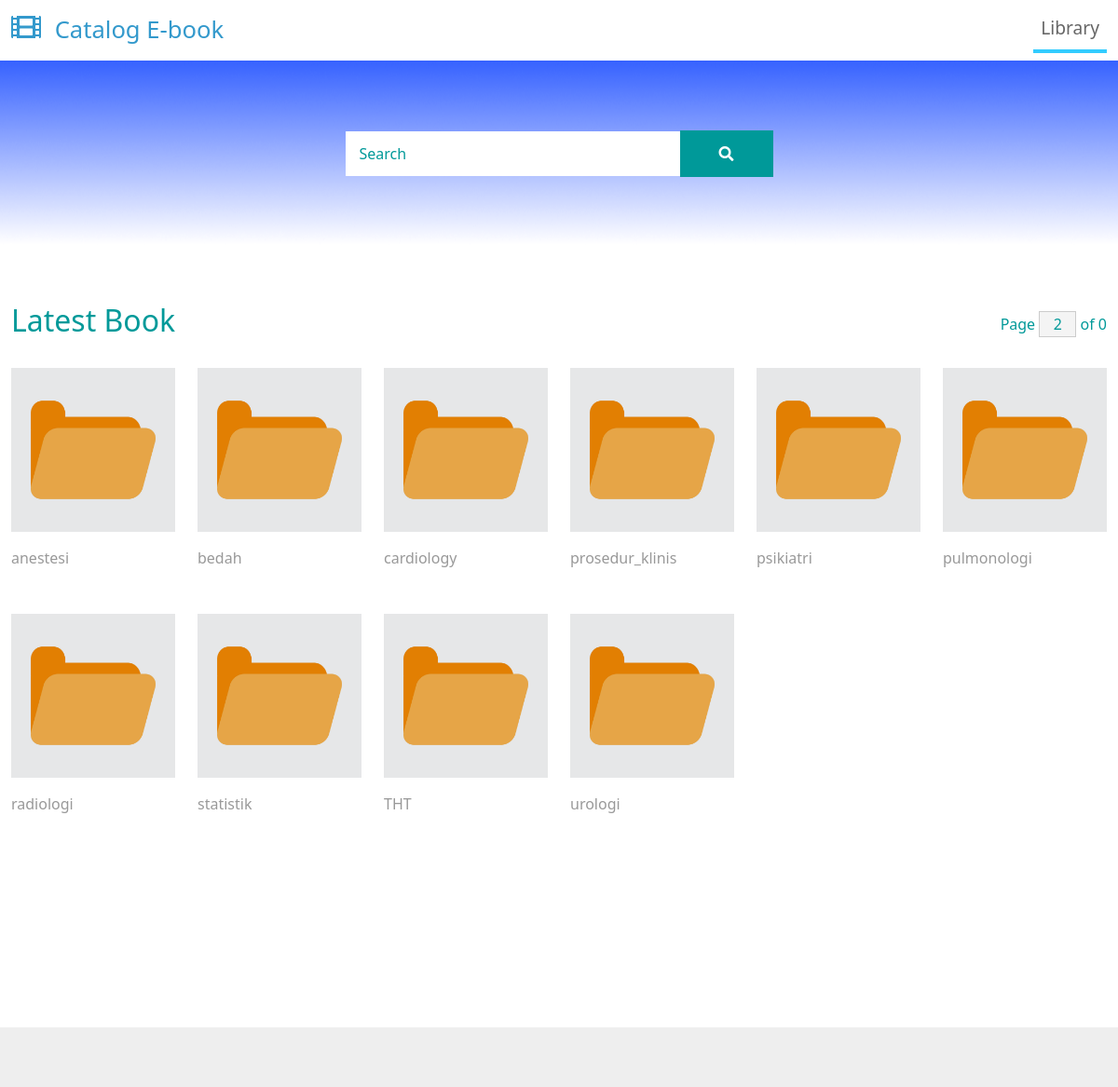
The page /sub-folder.php?home=library on the database its author committed.
### tables this page shows
CREATE TABLE `poli_m` (
  `poli` varchar(255) DEFAULT NULL,
  `logo` varchar(255) DEFAULT NULL,
  `active` int(11) DEFAULT NULL,
  `home` varchar(255) DEFAULT NULL
);

### sub-folder.php (the view, shortened to what this page needs)
<!DOCTYPE html>
<html lang="en">
<?php
include "db.php";
    $home = $_GET['home'];
    $sql = mysqli_query($conn,"select * from poli_m;");
    $rows = mysqli_num_rows($sql);
    $b = $rows/16;
    $b = ceil($b);
?>
<head>
    <link rel="stylesheet" href="css/bootstrap.min.css">
    <link rel="stylesheet" href="fontawesome/css/all.min.css">
    <link rel="stylesheet" href="css/templatemo-style.css">
</head>
<body>
    <nav class="navbar navbar-expand-lg">
        <div class="container-fluid">
            <a class="navbar-brand" href="#">
                <i class="fas fa-film mr-2"></i>
                Catalog E-book
            </a>
            <div class="collapse navbar-collapse" id="navbarSupportedContent">
            <ul class="navbar-nav ml-auto mb-2 mb-lg-0">
                <li class="nav-item">
                    <a class="nav-link nav-link-1 active" aria-current="page" href="folder">Library</a>
                </li>
            </ul>
            </div>
        </div>
    </nav>
    <div class="tm-hero d-flex justify-content-center align-items-center" data-parallax="scroll" data-image-src="img/logo2.png">
        <form class="d-flex tm-search-form">
            <input class="form-control tm-search-input" type="search" id="myInput"  placeholder="Search" aria-label="Search">
        </form>
        <button onclick = "kirim()" class="btn btn-outline-success tm-search-btn" type="submit" >
                <i class="fas fa-search"></i>
            </button>
    </div>
    <div class="container-fluid tm-container-content tm-mt-60">
        <div class="row mb-4">
            <h2 class="col-6 tm-text-primary">
                Latest Book
            </h2>
            <div class="col-6 d-flex justify-content-end align-items-center">
                <form action="" class="tm-text-primary">
                    Page <input type="text" disabled value="<?php echo $b; ?>" size="1" class="tm-input-paging tm-text-primary"> of <?php if(isset($_GET['page'])) {echo $b;} else {echo "0";} ?>
                </form>
            </div>
        </div>
        <div class='row tm-mb-90 tm-gallery'>
        <?php
                $qry2 = "select poli,logo from poli_m
                         where home = '$home' and active = 1";
                $sql1=mysqli_query($conn,$qry2);
                    while($row=mysqli_fetch_array($sql1))
                    {
                        $poli = $row['poli'];
            echo "
        	<div class='col-xl-2 col-lg-4 col-md-6 col-sm-6 col-12 mb-5'>
                <figure class='effect-ming tm-video-item'>
                    <img src='img/".$row['logo']."' alt='Image' class='img-fluid'>
                    <figcaption class='d-flex align-items-center justify-content-center'>
                        <h2><b>".$row['poli']."</b></h2>
                        <a href='index?poli=$poli&page=1'>View more</a>
                    </figcaption>
                </figure>
                <div class='d-flex justify-content-between tm-text-gray'>
                    <span class='tm-text-black-light'>".$row['poli']."</span>
                    <span></span>
                </div>
            </div>";
                  }
            ?>
        </div>
    </div>
    <footer class="tm-bg-gray pt-5 pb-3 tm-text-gray tm-footer">
    </footer>
</body>
</html>

### css/templatemo-style.css (style rules this page uses)
a { text-decoration: none; transition: all 0.3s ease; }
.container-fluid { max-width: 1770px; }
.btn { border-radius: 0; }
.form-control { padding: 10px 20px; width: 100%; height: auto; }
.navbar-brand { color: #3399CC; font-size: 1.6rem; }
.navbar-brand i { font-size: 2rem; }
.tm-hero { min-height: 200px; background: transparent; }
.tm-mt-60 { margin-top: 60px; }
.tm-mb-90 { margin-bottom: 90px; }
.tm-text-primary { color: #009999; }
.tm-bg-gray { background-color: #EEEEEE; }
.tm-input-paging { width: 40px; border-radius: 0; border: 1px solid #CCCCCC; background: #f4f4f4; text-align: center; }
.nav-item { margin-right: 30px; }
.nav-item:last-child { margin-right: 0; }
.nav-link { color: #666666; border-bottom: 4px solid transparent; font-size: 1.2rem; }
.nav-link-1.active, .nav-link-1:hover { border-color: #33CCFF; }
.tm-search-input { width: 360px; border-radius: 0; padding: 12px 15px; color: #009999; border: none; }
.tm-search-input::placeholder { color: #009999; opacity: 1; }
.tm-search-btn { color: white; background-color: #009999; border: none; width: 100px; height: 50px; margin-left: -1px; }
p, .tm-text-gray { color: #999; }
.tm-video-item { position: relative; overflow: hidden; text-align: center; cursor: pointer; }
.tm-video-item img { position: relative; display: block; min-height: 100%; max-width: 100%; opacity: 0.8; }
.tm-video-item figcaption { padding: 2em; color: #fff; text-transform: uppercase; font-size: 1.25em; -webkit-backface-visibility: hidden; backface-visibility: hidden; }
.tm-video-item figcaption::before, .tm-video-item figcaption::after { pointer-events: none; }
.tm-video-item figcaption, .tm-video-item figcaption > a { position: absolute; top: 0; left: 0; width: 100%; height: 100%; }
figure.effect-ming { background: #030c17; }
figure.effect-ming img { opacity: 0.9; -webkit-transition: opacity 0.35s; transition: opacity 0.35s; }
figure.effect-ming figcaption::before { position: absolute; top: 30px; right: 30px; bottom: 30px; left: 30px; border: 2px solid #fff; box-shadow: 0 0 0 30px rgba(255,255,255,0.2); content: ''; opacity: 0; -webkit-transition: opacity 0.35s, -webkit-transform 0.35s; transition: opacity 0.35s, transform 0.35s; -webkit-transform: scale3d(1.4,1.4,1); transform: scale3d(1.4,1.4,1); }
.tm-footer { font-size: 0.95rem; }
.form-control, input:-internal-autofill-selected, select:not([multiple]) { color: #009999 !important; }
.form-control::placeholder { color: #009999; opacity: 1; }

### rows shown on the page
poli_m: logo (picture), poli "anestesi"
poli_m: logo (picture), poli "bedah"
poli_m: logo (picture), poli "cardiology"
poli_m: logo (picture), poli "prosedur_klinis"
poli_m: logo (picture), poli "psikiatri"
poli_m: logo (picture), poli "pulmonologi"
poli_m: logo (picture), poli "radiologi"
poli_m: logo (picture), poli "statistik"
poli_m: logo (picture), poli "THT"
poli_m: logo (picture), poli "urologi"
